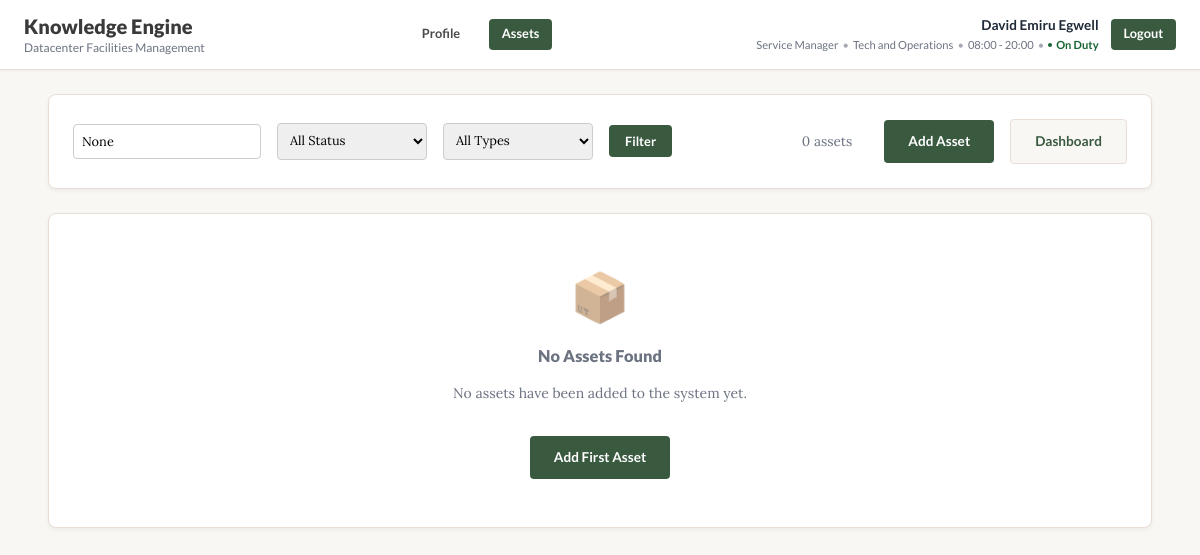
The page /assets/list/ (signed in) on the database as committed earlier.
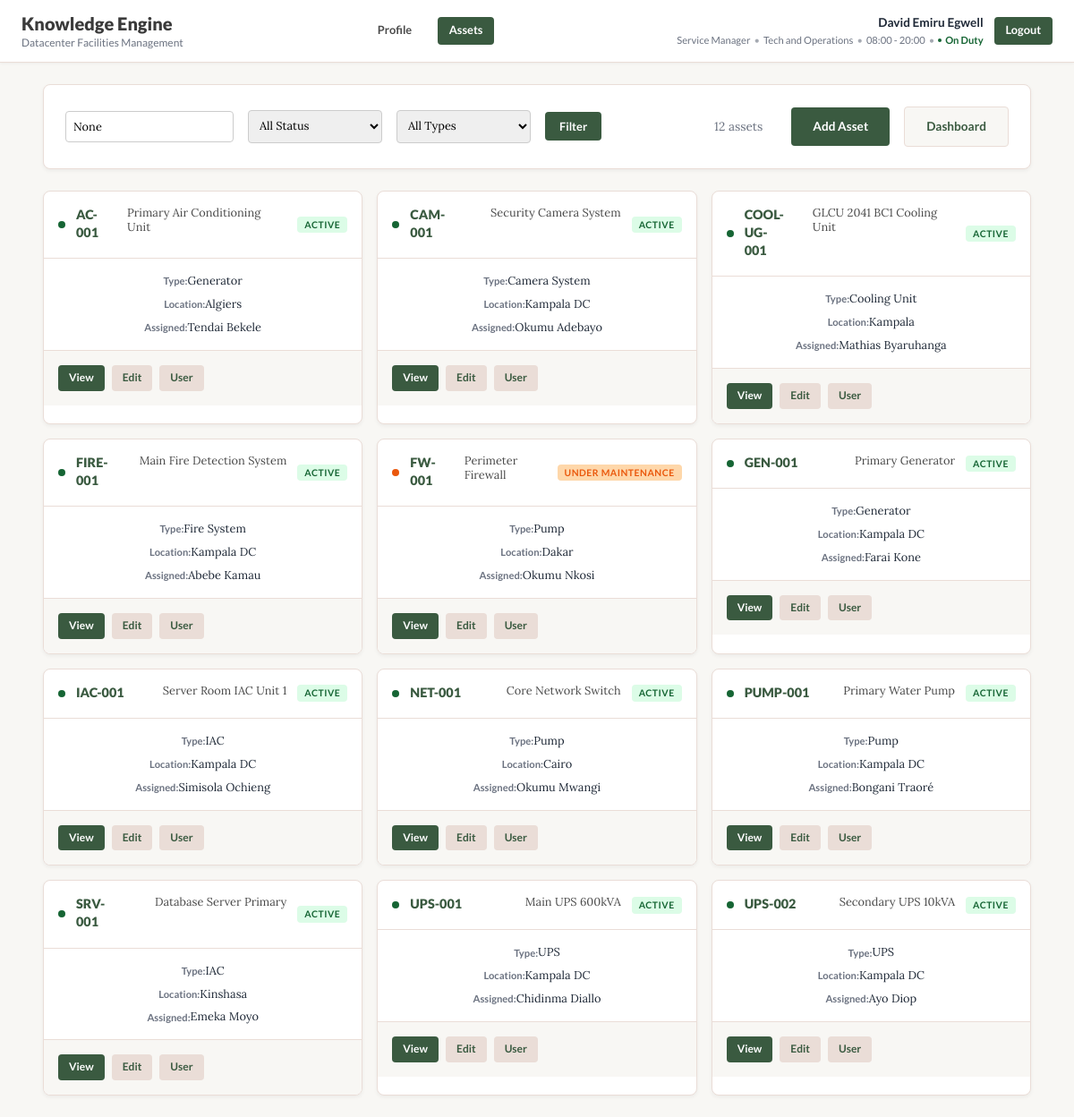
The same page on the database as committed later.
### assets/models.py (models this page shows, shortened)
class Asset(models.Model):
    STATUS_CHOICES = [
        ('active', 'Active'),
        ('maintenance', 'Under Maintenance'),
        ('decommissioned', 'Decommissioned'),
        ('standby', 'Standby'),
        ('faulty', 'Faulty'),
    ]
    PRIORITY_CHOICES = [
        ('critical', 'Critical'),
        ('high', 'High'),
        ('medium', 'Medium'),
        ('low', 'Low'),
    ]
    asset_tag = models.CharField(max_length=100, unique=True, help_text="Unique identifier for the asset (e.g., UPS-001)")
    serial_number = models.CharField(max_length=100, unique=True, blank=True, null=True, help_text="Manufacturer's serial number")
    name = models.CharField(max_length=255, help_text="Common name or hostname of the asset")
    asset_type = models.ForeignKey(AssetType, on_delete=models.PROTECT, help_text="Type of asset")
    manufacturer = models.ForeignKey(Manufacturer, on_delete=models.PROTECT, help_text="Asset manufacturer")
    model_number = models.CharField(max_length=100, blank=True, help_text="Manufacturer's model number")
    location = models.ForeignKey(Location, on_delete=models.PROTECT, help_text="Physical location of the asset")
    assigned_to = models.ForeignKey(
        CustomUser,
        on_delete=models.SET_NULL,
        null=True,
        blank=True,
        related_name='assigned_assets',
        help_text="Employee responsible for this asset"
    )
    status = models.CharField(max_length=20, choices=STATUS_CHOICES, default='active', help_text="Current operational status")
    priority = models.CharField(max_length=20, choices=PRIORITY_CHOICES, default='medium', help_text="Business priority level")
    purchase_date = models.DateField(null=True, blank=True, help_text="Date when asset was purchased")
    installation_date = models.DateField(null=True, blank=True, help_text="Date when asset was installed")
    warranty_expiry = models.DateField(null=True, blank=True, help_text="Warranty expiration date")
    last_maintenance = models.DateField(null=True, blank=True, help_text="Date of last maintenance")
    next_maintenance = models.DateField(null=True, blank=True, help_text="Scheduled next maintenance date")
    description = models.TextField(blank=True, help_text="Detailed description of the asset")
    notes = models.TextField(blank=True, help_text="Additional notes or comments")
    created_at = models.DateTimeField(auto_now_add=True)
    updated_at = models.DateTimeField(auto_now=True)
    class Meta:
        ordering = ['asset_tag']
        verbose_name = "Asset"
        verbose_name_plural = "Assets"
    @property
    def is_maintenance_due(self):
        if self.next_maintenance:
            return self.next_maintenance <= timezone.now().date()
        return False

class AssetType(models.Model):
    name = models.CharField(max_length=100, unique=True, help_text="Name of the asset type (e.g., UPS, Generator, IAC)")
    description = models.TextField(blank=True, help_text="A brief description of this asset type")
    class Meta:
        ordering = ['name']
        verbose_name = "Asset Type"
        verbose_name_plural = "Asset Types"

### users/models.py (models this page shows, shortened)
class Location(models.Model):
    name = models.CharField(max_length=100, unique=True, help_text="The name of the datacenter location, e.g., Kampala, Nairobi")
    country = models.CharField(max_length=100, help_text="The country where the datacenter is located")

class CustomUser(AbstractUser):
    id_number = models.CharField(max_length=100, unique=True, help_text="Staff or national identifier")
    full_name = models.CharField(max_length=255, help_text="Employee's full name")
    department = models.CharField(max_length=100, help_text="e.g., Facilities, IT, Security")
    designation = models.CharField(max_length=100, help_text="e.g., Lead Engineer, Technician")
    location = models.ForeignKey(
        Location,
        on_delete=models.SET_NULL,
        null=True,
        blank=True,
        help_text="The primary datacenter location for the user"
    )
    shift = models.CharField(max_length=50, help_text="Work shift schedule, e.g., 08:00-20:00")
    on_duty = models.BooleanField(default=False, help_text="Indicates if the user is currently on active duty")
    certifications = models.ManyToManyField(Certification, blank=True, help_text="Data center certification types")
    login_time = models.DateTimeField(null=True, blank=True, help_text="Recorded system login timestamp")
    logout_time = models.DateTimeField(null=True, blank=True, help_text="Recorded system logout timestamp")
    photo = models.ImageField(upload_to='profile_photos/', null=True, blank=True, help_text="Profile photo")

### assets/views.py (the view, shortened to what this page needs)
# urls.py: path('list/', views.asset_list, name='asset_list'),
@login_required
def asset_list(request):
    assets = Asset.objects.select_related(
        'asset_type', 'manufacturer', 'location', 'assigned_to'
    ).order_by('asset_tag')
    status_filter = request.GET.get('status')
    if status_filter:
        assets = assets.filter(status=status_filter)
    type_filter = request.GET.get('type')
    if type_filter:
        assets = assets.filter(asset_type__name=type_filter)
    location_filter = request.GET.get('location')
    if location_filter:
        assets = assets.filter(location__name=location_filter)
    search_query = request.GET.get('search')
    asset_types = AssetType.objects.all()
    locations = Asset.objects.values_list('location__name', flat=True).distinct()
    context = {
        'assets': assets,
        'asset_types': asset_types,
        'locations': locations,
        'current_status': status_filter,
        'current_type': type_filter,
        'current_location': location_filter,
        'search_query': search_query,
    }
    return render(request, 'assets/asset_list.html', context)

### assets/templates/assets/asset_list.html (shortened to what the changed rows need)
{% extends 'base.html' %}
{% load static %}
{% block content %}
<div class="asset-list-compact">
    <div class="list-top-row">
        <div class="list-actions-compact">
            <div class="asset-count">{{ assets|length }} asset{{ assets|length|pluralize }}</div>
            <a href="{% url 'asset_add' %}" class="action-btn primary">Add Asset</a>
            <a href="{% url 'asset_dashboard' %}" class="action-btn secondary">Dashboard</a>
        </div>
    </div>
    {% if assets %}
        <div class="asset-grid-compact">
            {% for asset in assets %}
                <div class="asset-card-compact">
                    <div class="asset-card-header-compact">
                        <div class="asset-status-dot status-{{ asset.status }}"></div>
                        <div class="asset-header-content">
                            <a href="{% url 'asset_detail' asset.asset_tag %}" class="asset-tag-link">{{ asset.asset_tag }}</a>
                            <p class="asset-name-compact">{{ asset.name }}</p>
                        </div>
                        <div class="asset-badges">
                            <span class="status-badge {{ asset.status }}">{{ asset.get_status_display }}</span>
                        </div>
                    </div>
                    <div class="asset-card-body-compact">
                        <div class="asset-meta-compact">
                            <div class="meta-row">
                                <span class="meta-label">Type:</span>
                                <span class="meta-value">{{ asset.asset_type.name }}</span>
                            </div>
                            <div class="meta-row">
                                <span class="meta-label">Location:</span>
                                <span class="meta-value">{{ asset.location.name }}</span>
                            </div>
                            <div class="meta-row">
                                <span class="meta-label">Assigned:</span>
                                <span class="meta-value">
                                    {% if asset.assigned_to %}
                                        {{ asset.assigned_to.full_name }}
                                    {% else %}
                                        <span class="unassigned">Unassigned</span>
                                    {% endif %}
                                </span>
                            </div>
                        </div>
                    </div>
                    <div class="asset-card-actions-compact">
                        <a href="{% url 'asset_detail' asset.asset_tag %}" class="action-link primary">View</a>
                        <a href="{% url 'asset_edit' asset.asset_tag %}" class="action-link secondary">Edit</a>
                        {% if asset.assigned_to %}
                            <a href="{% url 'user_assets' asset.assigned_to.id %}" class="action-link secondary">User</a>
                        {% endif %}
                    </div>
                </div>
            {% endfor %}
        </div>
    {% else %}
        <div class="empty-state-large">
            <div class="empty-icon">📦</div>
            <h3>No Assets Found</h3>
            <p>
                {% if search_query or current_status or current_type or current_location %}
                    No assets match your current filters. Try adjusting your search criteria.
                {% else %}
                    No assets have been added to the system yet.
                {% endif %}
            </p>
            <div class="empty-actions">
                <a href="{% url 'asset_add' %}" class="action-btn primary">Add First Asset</a>
            </div>
        </div>
    {% endif %}
</div>
{% endblock %}

Rows that differ between the two databases and show on the page:
added Asset: asset_tag "AC-001", name "Primary Air Conditioning Unit", status "ACTIVE", asset_type.name "Generator", location.name "Algiers", assigned_to.full_name "Tendai Bekele", shows "User"
added Asset: asset_tag "CAM-001", name "Security Camera System", status "ACTIVE", asset_type.name "Camera System", location.name "Kampala DC", assigned_to.full_name "Okumu Adebayo", shows "User"
added Asset: asset_tag "COOL-UG-001", name "GLCU 2041 BC1 Cooling Unit", status "ACTIVE", asset_type.name "Cooling Unit", location.name "Kampala", assigned_to.full_name "Mathias Byaruhanga", shows "User"
added Asset: asset_tag "FIRE-001", name "Main Fire Detection System", status "ACTIVE", asset_type.name "Fire System", location.name "Kampala DC", assigned_to.full_name "Abebe Kamau", shows "User"
added Asset: asset_tag "FW-001", name "Perimeter Firewall", status "UNDER MAINTENANCE", asset_type.name "Pump", location.name "Dakar", assigned_to.full_name "Okumu Nkosi", shows "User"
added Asset: asset_tag "GEN-001", name "Primary Generator", status "ACTIVE", asset_type.name "Generator", location.name "Kampala DC", assigned_to.full_name "Farai Kone", shows "User"
added Asset: asset_tag "IAC-001", name "Server Room IAC Unit 1", status "ACTIVE", asset_type.name "IAC", location.name "Kampala DC", assigned_to.full_name "Simisola Ochieng", shows "User"
added Asset: asset_tag "NET-001", name "Core Network Switch", status "ACTIVE", asset_type.name "Pump", location.name "Cairo", assigned_to.full_name "Okumu Mwangi", shows "User"
added Asset: asset_tag "PUMP-001", name "Primary Water Pump", status "ACTIVE", asset_type.name "Pump", location.name "Kampala DC", assigned_to.full_name "Bongani Traoré", shows "User"
added Asset: asset_tag "SRV-001", name "Database Server Primary", status "ACTIVE", asset_type.name "IAC", location.name "Kinshasa", assigned_to.full_name "Emeka Moyo", shows "User"
added Asset: asset_tag "UPS-001", name "Main UPS 600kVA", status "ACTIVE", asset_type.name "UPS", location.name "Kampala DC", assigned_to.full_name "Chidinma Diallo", shows "User"
added Asset: asset_tag "UPS-002", name "Secondary UPS 10kVA", status "ACTIVE", asset_type.name "UPS", location.name "Kampala DC", assigned_to.full_name "Ayo Diop", shows "User"
Other text that changed with them:
{{ assets|length }}: "0" → "12"
text no longer shown: "📦 No Assets Found No assets have been added to the system yet. Add First Asset"
